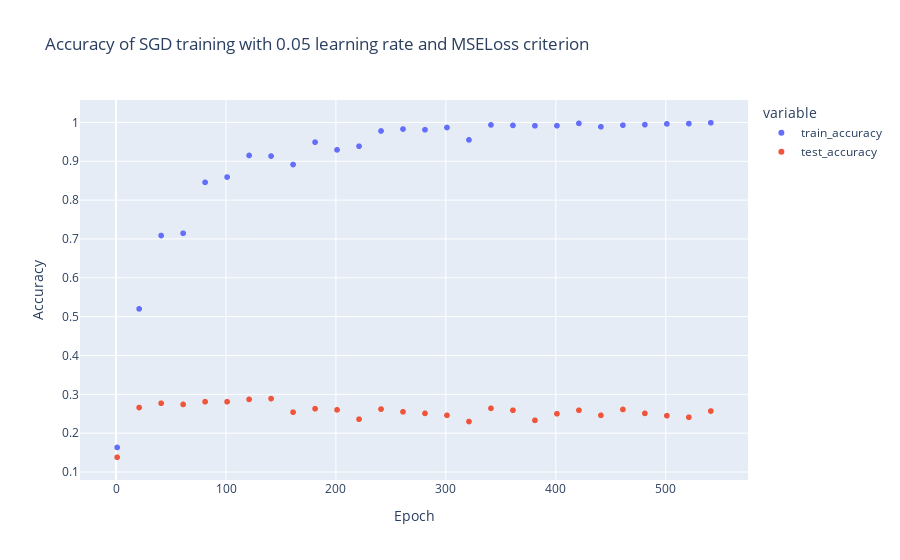

The notebook cell this image was saved under:
### Code cell
plot_accuracy(metadata=md, output=out, model_id=2)

### Figure 1 — Plotly figure (JSON) as saved in the notebook; plotly's stock layout.template omitted (floating-point values rounded to 4 significant figures; data arrays with more than 128 entries replaced by an {"elided": "..."} marker saying what was removed)
{"data": [{"hovertemplate": "variable=train_accuracy<br>Epoch=%{x}<br>Accuracy=%{y}<extra></extra>", "legendgroup": "train_accuracy", "marker": {"color": "#636efa", "symbol": "circle"}, "mode": "markers", "name": "train_accuracy", "showlegend": true, "x": {"elided": "541 int values"}, "xaxis": "x", "y": {"elided": "541 float values"}, "yaxis": "y", "type": "scattergl"}, {"hovertemplate": "variable=test_accuracy<br>Epoch=%{x}<br>Accuracy=%{y}<extra></extra>", "legendgroup": "test_accuracy", "marker": {"color": "#EF553B", "symbol": "circle"}, "mode": "markers", "name": "test_accuracy", "showlegend": true, "x": {"elided": "541 int values"}, "xaxis": "x", "y": {"elided": "541 float values"}, "yaxis": "y", "type": "scattergl"}], "layout": {"xaxis": {"anchor": "y", "domain": [0.0, 1.0], "title": {"text": "Epoch"}}, "yaxis": {"anchor": "x", "domain": [0.0, 1.0], "title": {"text": "Accuracy"}}, "legend": {"title": {"text": "variable"}, "tracegroupgap": 0}, "title": {"text": "Accuracy of SGD training with 0.05 learning rate and MSELoss criterion"}}}
